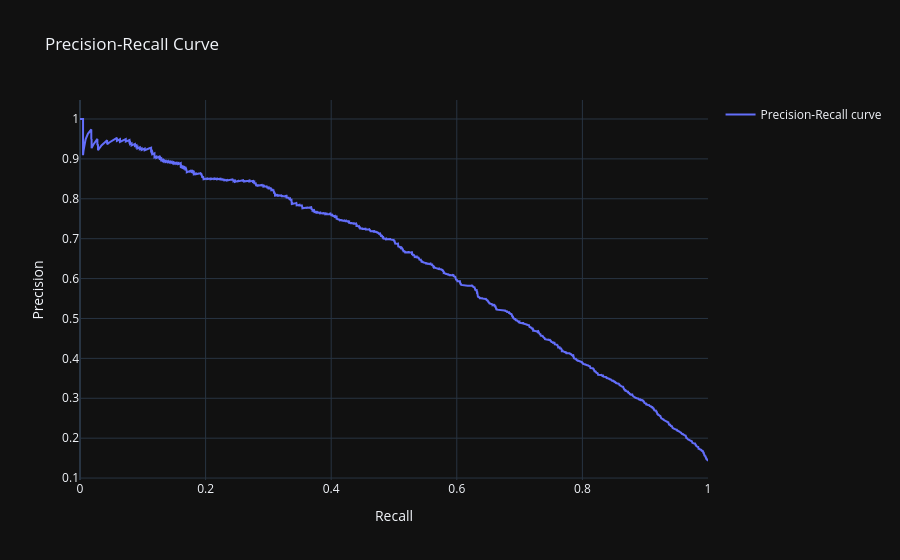

Notebook source saved alongside this figure:
### Code cell
lr_visualizer.plot_precision_recall_curve()

### Figure 1 — Plotly figure (JSON) as saved in the notebook; plotly's stock layout.template omitted (floating-point values rounded to 4 significant figures; data arrays with more than 128 entries replaced by an {"elided": "..."} marker saying what was removed)
{"data": [{"mode": "lines", "name": "Precision-Recall curve", "x": {"elided": "14360 float values"}, "y": {"elided": "14360 float values"}, "type": "scatter"}], "layout": {"title": {"text": "Precision-Recall Curve"}, "xaxis": {"title": {"text": "Recall"}}, "yaxis": {"title": {"text": "Precision"}}, "showlegend": true}}
